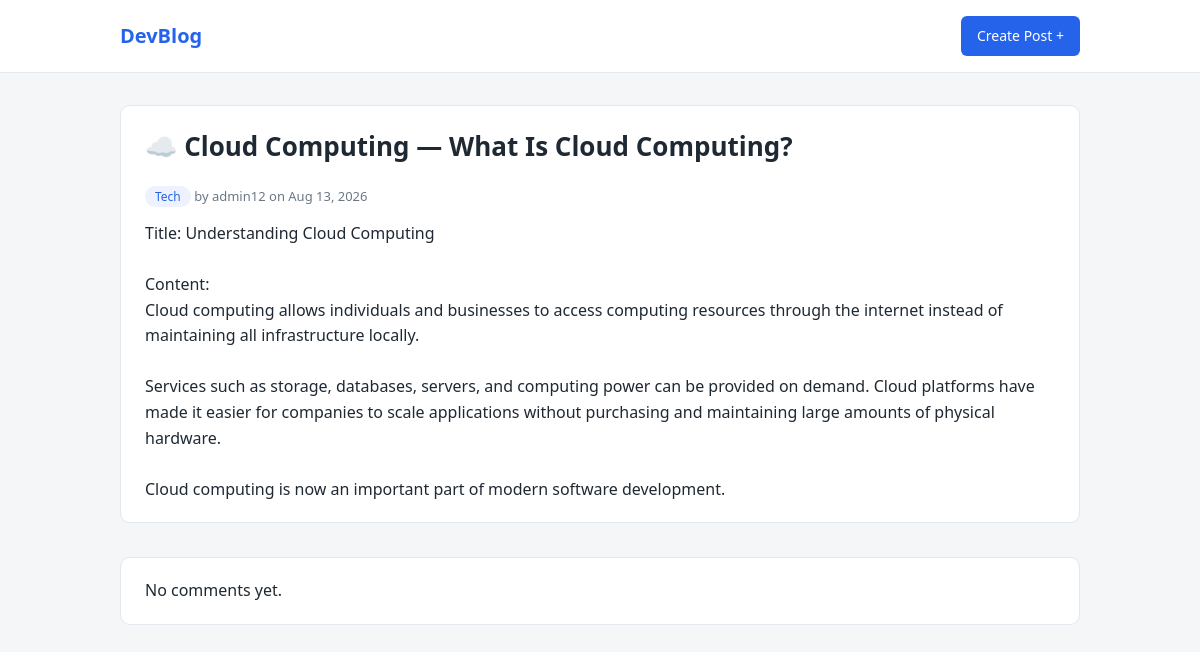
The page /posts/7/ on the database its author committed.
### posts/models.py (models this page shows, shortened)
class TimeStampMixin(models.Model):
    created_at = models.DateTimeField(auto_now_add=True)
    updated_at = models.DateTimeField(auto_now=True)
    class Meta:
        abstract = True

class Post(TimeStampMixin):
    STATUS_CHOICES = [
        ('draft','DRAFT'),
        ('published','PUBLISHED'),
    ]
    title = models.CharField(max_length=255)
    content = models.TextField()
    category = models.ForeignKey(
        to=Category,
        on_delete=models.CASCADE,
        related_name='posts',
        null=True,
        blank=True
    )
    status = models.CharField(max_length=15,choices=STATUS_CHOICES,default='draft')
    author = models.ForeignKey(
        to=User,
        on_delete=models.SET_NULL,
        null=True,blank=True,
        related_name='posts'
    )

class Category(TimeStampMixin):
    category_name = models.CharField(max_length=255)
    def __str__(self):
        return self.category_name

### posts/views.py (the view, shortened to what this page needs)
# urls.py: path('posts/<int:pk>/',view=post_detail_view,name='post_detail'),
def post_detail_view(request,pk):
    try:
        post = Post.objects.get(id=pk)
        parent_comments = post.comments.filter(parent__isnull=True).select_related('parent')
        form = CommentForm()
        return render(
            request=request,
            template_name='post_detail.html',
            context={
                'post':post,
                'parent_comments':parent_comments,
                'form':form
            }
        )
    except Exception as e:
         return render(
            request=request,
            template_name='error.html',
            context={'error':e}
        )

### templates/post_detail.html (shortened to what this page needs)
{% extends 'base.html' %}
{% block content %}
<div class="card">
    <h1>{{ post.title }}</h1>
    <div class="meta">
        <span class="badge">{{ post.category }}</span>
        by {{ post.author.username|default:"Anonymous" }}
        on {{ post.created_at|date:"M d, Y" }}
    </div>
    <div class="post-body">{{ post.content }}</div>
</div>
<div class="comments">
    {% for comment in parent_comments %}
        {% include 'comment.html' with comment=comment %}
    {% empty %}
        <div class="card"><p>No comments yet.</p></div>
    {% endfor %}
</div>
{% endblock %}

### static/css/style.css (style rules this page uses)
:root { --bg: #f4f6f8; --card: #ffffff; --text: #1f2933; --muted: #6b7785; --accent: #2563eb; --border: #e3e8ee; }
* { box-sizing: border-box; margin: 0; padding: 0; }
body { font-family: system-ui, "Segoe UI", Roboto, sans-serif; background: var(--bg); color: var(--text); line-height: 1.6; }
h1 { font-size: 26px; margin-bottom: 18px; }
.card { background: var(--card); border: 1px solid var(--border); border-radius: 10px; padding: 20px 24px; margin-bottom: 18px; }
.meta { color: var(--muted); font-size: 13px; margin-bottom: 10px; }
.badge { background: #eef2ff; color: var(--accent); padding: 2px 10px; border-radius: 20px; font-size: 12px; }
.post-body { margin-top: 14px; white-space: pre-line; }
.comments { margin-top: 34px; }

### rows shown on the page
Post: title "☁️ Cloud Computing — What Is Cloud Computing?", category "Tech", author.username "admin12", created_at "Aug 13, 2026", content "Title: Understanding Cloud Computing Content: Cloud computing allows individuals and businesses to access computing resources through the internet instead of maintaining all infrastructure locally. Services such as storage, databases, servers, and computing power can be provided on demand. Cloud platforms have made it easier for companies to scale applications without purchasing and maintaining large amounts of physical hardware. Cloud computing is now an important part of modern software development."
